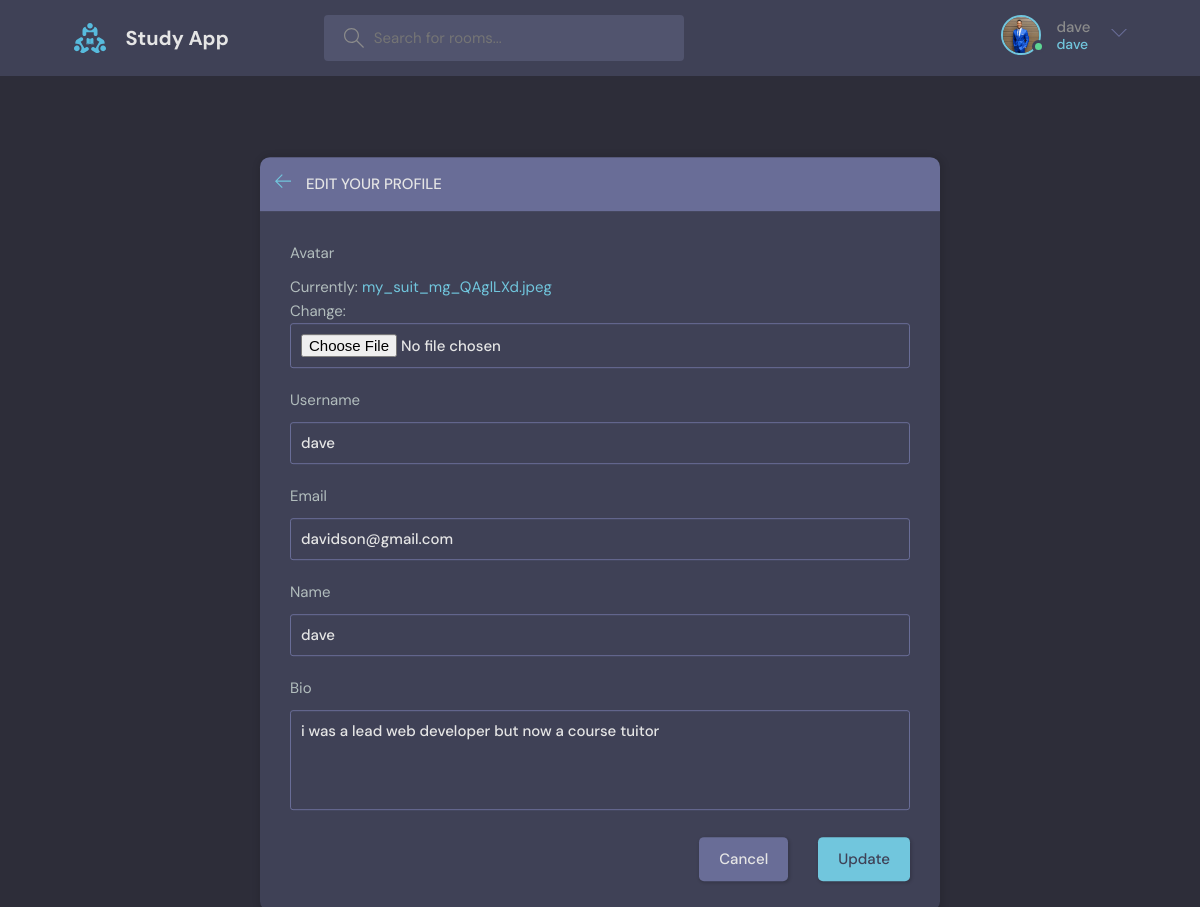
Page /update-user/ (signed in) on the committed database.
### jango/models.py (models this page shows)
class User(AbstractUser):
    name = models.CharField(max_length=200, null = True)
    email = models.EmailField(unique=True, null=True)
    bio = models.TextField(max_length=200, null = True)
    avatar = models.ImageField(null = True, default= 'avatar.svg')
    USERNAME_FIELD = 'email'
    REQUIRED_FIELDS = []

### jango/views.py (the view)
# urls.py: path('update-user/', views.updateUser, name= 'update-user'),
@login_required(login_url= 'login')
def updateUser(request):
    user = request.user
    form = UserForm(instance=user)
    if request.method == 'POST':
        form = UserForm(request.POST, request.FILES, instance=user)
        if form.is_valid():
            form.save()
            return redirect('user-profile', pk=user.id)
    return render(request, 'update-user.html', {'form': form})

### jango/forms.py
class UserForm(ModelForm):
    class Meta:
        model = User
        fields = ['avatar','username', 'email','name', 'bio']

### templates/update-user.html (shortened to what this page needs)
{% extends 'main.html' %}
{% block content %}
<main class="update-account layout">
  <div class="container">
    <div class="layout__box">
      <div class="layout__boxHeader">
        <div class="layout__boxTitle">
          <a href="{% url 'home' %}">
            <svg version="1.1" xmlns="http://www.w3.org/2000/svg" width="32" height="32" viewBox="0 0 32 32">
              <title>arrow-left</title>
              <path
                d="M13.723 2.286l-13.723 13.714 13.719 13.714 1.616-1.611-10.96-10.96h27.625v-2.286h-27.625l10.965-10.965-1.616-1.607z">
              </path>
            </svg>
          </a>
          <h3>Edit your profile</h3>
        </div>
      </div>
      <div class="layout__body">
        <form class="form" action="" method="POST" enctype="multipart/form-data">
          {% for field in form %}
          <div class="form__group">
            <label for="profile_pic">{{field.label}}</label>
            {{field}}
          </div>
          {% endfor %}
          <div class="form__action">
            <a class="btn btn--dark" href="{% url 'user-profile' user.id %}">Cancel</a>
            <button class="btn btn--main" type="submit">Update</button>
          </div>
        </form>
      </div>
    </div>
  </div>
</main>
{% endblock content %}

### templates/nav.html (shortened to what this page needs)
{% load static %}
<header class="header header--loggedIn">
    <div class="container">
      <a href="{% url 'home' %}" class="header__logo">
        <img src="{% static 'images/logo.svg' %}" />
        <h1>Study App</h1>
      </a>
      <form class="header__search" method="GET" action="{% url 'home' %}">
        <label>
          <input type="search" name="q" placeholder="Search for rooms..." />
        </label>
      </form>
      <nav class="header__menu">
        {% if request.user.is_authenticated %}
        <div class="header__user">
          <a href="{% url 'update-user' %}">
            <div class="avatar avatar--medium active">
              <img src="{{request.user.avatar.url}}" />
            </div>
            <p>{{request.user.username}} <span>{{request.user.username}}</span></p>
          </a>
          <button class="dropdown-button">
            <svg version="1.1" xmlns="http://www.w3.org/2000/svg" width="32" height="32" viewBox="0 0 32 32">
              <title>chevron-down</title>
              <path d="M16 21l-13-13h-3l16 16 16-16h-3l-13 13z"></path>
            </svg>
          </button>
        </div>
        {% else %}
        <img src="{% static 'images/avatar.svg' %}" alt="">
        <a href="{% url 'login' %}">Login</a>
        {% endif %}
      </nav>
    </div>
  </header>

### rows in the picture
User: user.avatar (picture), user.username "dave", form "dave" "davidson@gmail.com" "dave" "i was a lead web developer but now a course tuitor"

### other values in the picture
{{ field.label }} "Avatar" "Username" "Email" "Name" "Bio"
